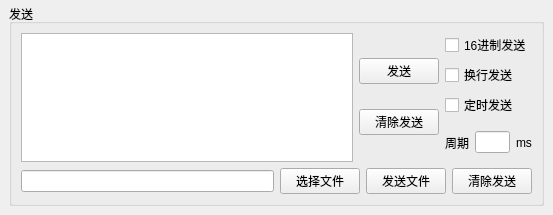
<?xml version="1.0" encoding="UTF-8"?>
<ui version="4.0">
 <class>WidgetSendCommon</class>
 <widget class="QWidget" name="WidgetSendCommon">
  <property name="geometry">
   <rect>
    <x>0</x>
    <y>0</y>
    <width>553</width>
    <height>215</height>
   </rect>
  </property>
  <property name="windowTitle">
   <string>Form</string>
  </property>
  <layout class="QHBoxLayout" name="horizontalLayout">
   <property name="spacing">
    <number>6</number>
   </property>
   <property name="leftMargin">
    <number>9</number>
   </property>
   <property name="topMargin">
    <number>4</number>
   </property>
   <property name="rightMargin">
    <number>9</number>
   </property>
   <property name="bottomMargin">
    <number>9</number>
   </property>
   <item>
    <widget class="QGroupBox" name="groupBox">
     <property name="title">
      <string>发送</string>
     </property>
     <layout class="QVBoxLayout" name="verticalLayout_6" stretch="5,1">
      <item>
       <layout class="QHBoxLayout" name="horizontalLayout_4" stretch="24,1,1">
        <property name="spacing">
         <number>6</number>
        </property>
        <item>
         <layout class="QVBoxLayout" name="verticalLayout_3">
          <property name="spacing">
           <number>0</number>
          </property>
          <item>
           <widget class="QTextEdit" name="textEdit"/>
          </item>
         </layout>
        </item>
        <item>
         <layout class="QVBoxLayout" name="verticalLayout_4">
          <property name="spacing">
           <number>0</number>
          </property>
          <item>
           <widget class="QPushButton" name="btnSend">
            <property name="text">
             <string>发送</string>
            </property>
           </widget>
          </item>
          <item>
           <widget class="QPushButton" name="btnClearSend">
            <property name="text">
             <string>清除发送</string>
            </property>
           </widget>
          </item>
         </layout>
        </item>
        <item>
         <layout class="QVBoxLayout" name="verticalLayout">
          <property name="spacing">
           <number>6</number>
          </property>
          <item>
           <layout class="QVBoxLayout" name="verticalLayout_5">
            <item>
             <widget class="QCheckBox" name="isHexSend">
              <property name="text">
               <string>16进制发送</string>
              </property>
             </widget>
            </item>
            <item>
             <widget class="QCheckBox" name="isEnterSend">
              <property name="text">
               <string>换行发送</string>
              </property>
             </widget>
            </item>
            <item>
             <widget class="QCheckBox" name="isTimingSend">
              <property name="text">
               <string>定时发送</string>
              </property>
             </widget>
            </item>
           </layout>
          </item>
          <item>
           <layout class="QHBoxLayout" name="horizontalLayout_2">
            <property name="spacing">
             <number>6</number>
            </property>
            <item>
             <widget class="QLabel" name="lblCycle">
              <property name="text">
               <string>周期</string>
              </property>
             </widget>
            </item>
            <item>
             <widget class="QLineEdit" name="letCyCleTime"/>
            </item>
            <item>
             <widget class="QLabel" name="lblMS">
              <property name="text">
               <string>ms</string>
              </property>
             </widget>
            </item>
           </layout>
          </item>
         </layout>
        </item>
       </layout>
      </item>
      <item>
       <layout class="QHBoxLayout" name="horizontalLayout_5">
        <item>
         <widget class="QLineEdit" name="letSendFilePath"/>
        </item>
        <item>
         <widget class="QPushButton" name="btnSelectSendFile">
          <property name="text">
           <string>选择文件</string>
          </property>
         </widget>
        </item>
        <item>
         <widget class="QPushButton" name="btnSendFile">
          <property name="text">
           <string>发送文件</string>
          </property>
         </widget>
        </item>
        <item>
         <widget class="QPushButton" name="btnClearSendFilePath">
          <property name="text">
           <string>清除发送</string>
          </property>
         </widget>
        </item>
       </layout>
      </item>
     </layout>
    </widget>
   </item>
  </layout>
 </widget>
 <resources/>
 <connections/>
</ui>
